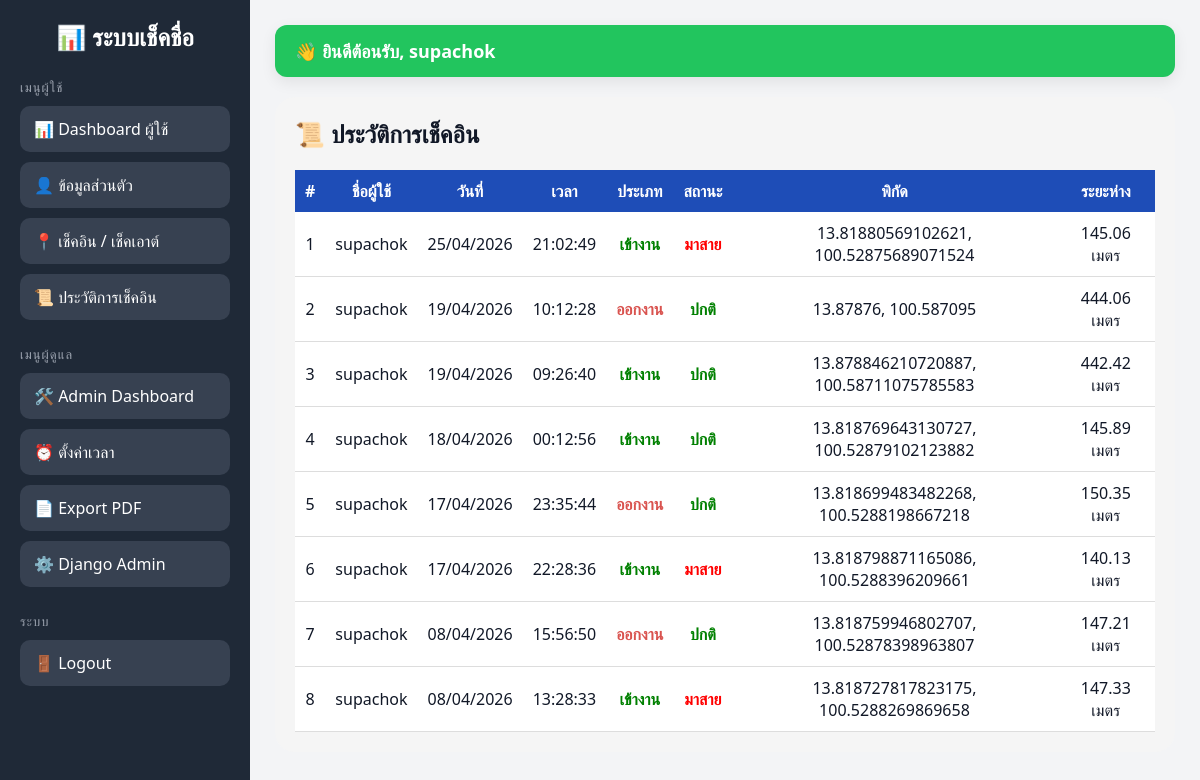
The page /history/ (signed in) on the database as committed earlier.
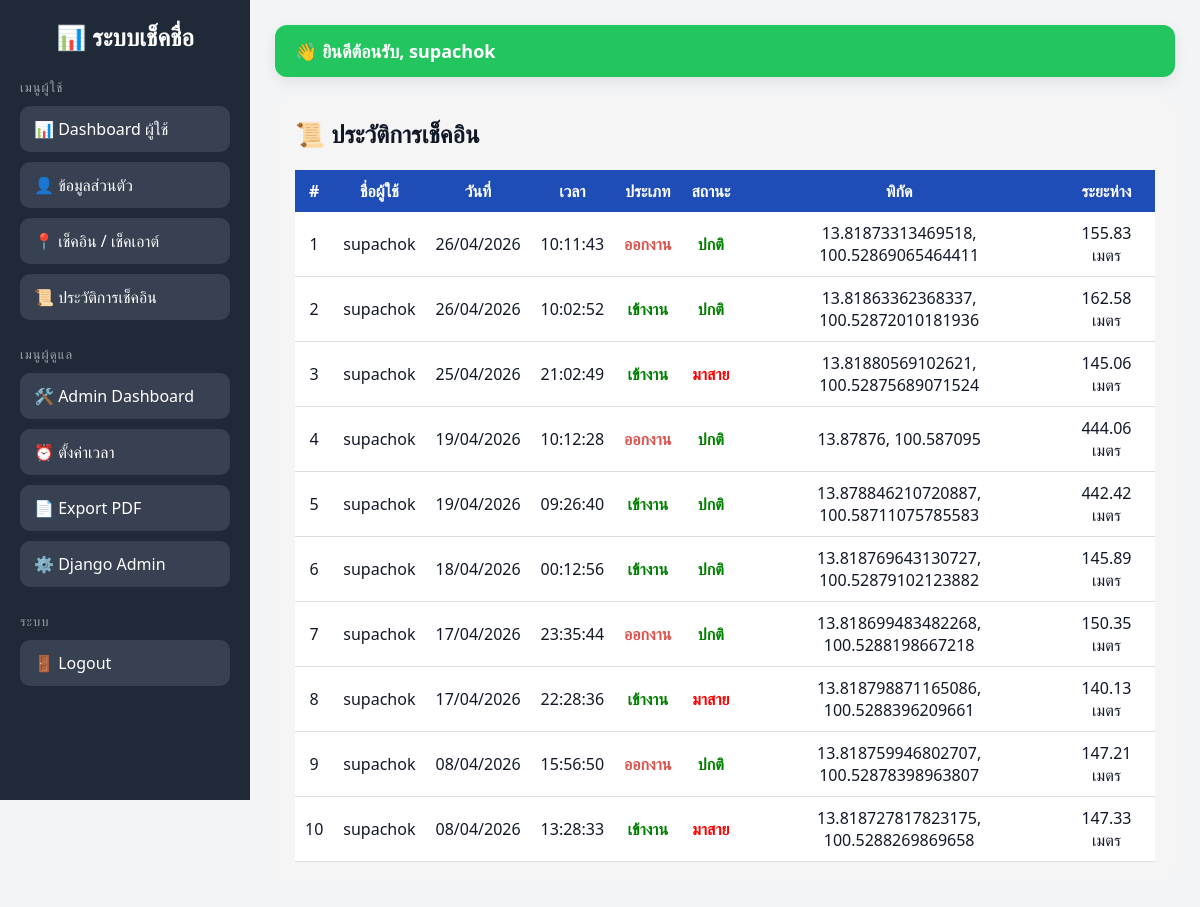
The same page on the database as committed later.
### checkin/models.py (models this page shows, shortened)
class CheckInRecord(models.Model):
    ACTION_CHOICES = [
        ('checkin', 'Check In'),
        ('checkout', 'Check Out'),
    ]
    STATUS_CHOICES = [
        ('present', 'Present'),
        ('late', 'Late'),
    ]
    user = models.ForeignKey(User, on_delete=models.CASCADE)
    action = models.CharField(max_length=10, choices=ACTION_CHOICES)
    latitude = models.FloatField()
    longitude = models.FloatField()
    distance = models.FloatField(default=0)
    status = models.CharField(max_length=10, choices=STATUS_CHOICES, default='present')
    created_at = models.DateTimeField(auto_now_add=True)

### checkin/views.py (the view)
# urls.py: path('history/', views.history_view, name='history'),
@login_required
def history_view(request):
    data = (
        CheckInRecord.objects
        .filter(user=request.user)
        .select_related('user')
        .order_by('-created_at')
    )
    return render(request, 'history.html', {'data': data})

### checkin/templates/history.html
{% extends 'base.html' %}
{% block content %}
<div style="background:#f5f5f5; padding:20px; border-radius:20px;">
    <h2 style="margin-bottom:20px;">📜 ประวัติการเช็คอิน</h2>
    <div style="overflow-x:auto;">
        <table style="width:100%; border-collapse:collapse; background:white;">
            <thead>
                <tr style="background:#1e4db7; color:white;">
                    <th style="padding:10px; text-align:center;">#</th>
                    <th style="padding:10px; text-align:center;">ชื่อผู้ใช้</th>
                    <th style="padding:10px; text-align:center;">วันที่</th>
                    <th style="padding:10px; text-align:center;">เวลา</th>
                    <th style="padding:10px; text-align:center;">ประเภท</th>
                    <th style="padding:10px; text-align:center;">สถานะ</th>
                    <th style="padding:10px; text-align:center;">พิกัด</th>
                    <th style="padding:10px; text-align:center;">ระยะห่าง</th>
                </tr>
            </thead>
            <tbody>
                {% for record in data %}
                <tr style="border-bottom:1px solid #ddd;">
                    <td style="padding:10px; text-align:center;">{{ forloop.counter }}</td>
                    <td style="padding:10px; text-align:center;">
                        {{ record.user.username }}
                    </td>
                    <td style="padding:10px; text-align:center;">
                        {{ record.created_at|date:"d/m/Y" }}
                    </td>
                    <td style="padding:10px; text-align:center;">
                        {{ record.created_at|time:"H:i:s" }}
                    </td>
                    <td style="padding:10px; text-align:center;">
                        {% if record.action == 'checkin' %}
                        <span style="color:green; font-weight:bold;">เข้างาน</span>
                        {% elif record.action == 'checkout' %}
                        <span style="color:#d9534f; font-weight:bold;">ออกงาน</span>
                        {% else %}
                        {{ record.action }}
                        {% endif %}
                    </td>
                    <td style="padding:10px; text-align:center;">
                        {% if record.status == 'late' %}
                        <span style="color:red; font-weight:bold;">มาสาย</span>
                        {% else %}
                        <span style="color:green; font-weight:bold;">ปกติ</span>
                        {% endif %}
                    </td>
                    <td style="padding:10px; text-align:center;">
                        {{ record.latitude }}, {{ record.longitude }}
                    </td>
                    <td style="padding:10px; text-align:center;">
                        {{ record.distance|floatformat:2 }} เมตร
                    </td>
                </tr>
                {% empty %}
                <tr>
                    <td colspan="8" style="padding:15px; text-align:center;">
                        ยังไม่มีข้อมูลการเช็คอิน
                    </td>
                </tr>
                {% endfor %}
            </tbody>
        </table>
    </div>
</div>
{% endblock %}

Rows that differ between the two databases and show on the page:
added CheckInRecord: user.username "supachok", created_at "26/04/2026", created_at "10:11:43", action "ออกงาน", status "ปกติ", latitude "13.81873313469518", longitude "100.52869065464411", distance "155.83"
added CheckInRecord: user.username "supachok", created_at "26/04/2026", created_at "10:02:52", action "เข้างาน", status "ปกติ", latitude "13.81863362368337", longitude "100.52872010181936", distance "162.58"
